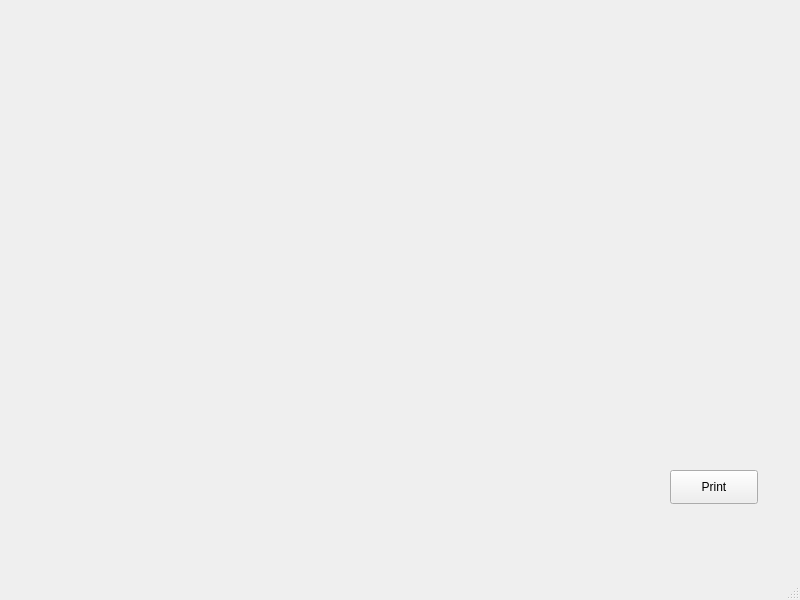
<?xml version="1.0" encoding="UTF-8"?>
<ui version="4.0">
 <class>MainWindow</class>
 <widget class="QMainWindow" name="MainWindow">
  <property name="geometry">
   <rect>
    <x>0</x>
    <y>0</y>
    <width>800</width>
    <height>600</height>
   </rect>
  </property>
  <property name="windowTitle">
   <string>MainWindow</string>
  </property>
  <widget class="QWidget" name="centralwidget">
   <widget class="QPushButton" name="pushButton">
    <property name="geometry">
     <rect>
      <x>670</x>
      <y>470</y>
      <width>88</width>
      <height>34</height>
     </rect>
    </property>
    <property name="text">
     <string>Print</string>
    </property>
   </widget>
  </widget>
  <widget class="QMenuBar" name="menubar">
   <property name="geometry">
    <rect>
     <x>0</x>
     <y>0</y>
     <width>800</width>
     <height>30</height>
    </rect>
   </property>
  </widget>
  <widget class="QStatusBar" name="statusbar"/>
 </widget>
 <resources/>
 <connections/>
</ui>
